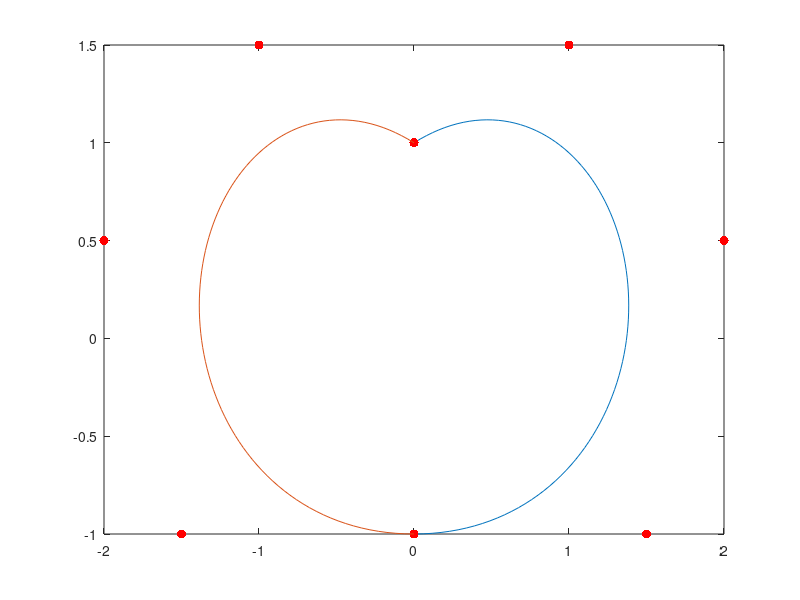

Write the MATLAB code that produced this figure.

P = [0 1 1 1.5 2 0.5 1.5 -1 0 -1; 0 -1 -1.5 -1 -2 0.5 -1 1.5 0 1];
clf;  %Clear figures

for m=1:2
%Plot control points
    for k=1:5
     plot(P(m,2*k-1),P(m,2*k),'r.','MarkerSize',20);
     hold on;
    end

    t = 0:.01:1;

    % The cubic Bernstein basis functions
    B=@(k,n,t) nchoosek(n,k)*(1-t).^(n-k).*t.^k;

    B0 = B(0,4,t);
    B1 = B(1,4,t);
    B2 = B(2,4,t);
    B3 = B(3,4,t);
    B4 = B(4,4,t);

    % Summing them together.
    x= P(m,1) * B0  +  P(m,3) * B1  +  P(m,5) * B2  +  P(m,7) * B3 + P(m,9) * B4;
    y= P(m,2) * B0  +  P(m,4) * B1  +  P(m,6) * B2  +  P(m,8) * B3 + P(m,10) * B4;

    plot(x,y);   % Plot Bezier curve (x(t), y(t))
    hold on;
end